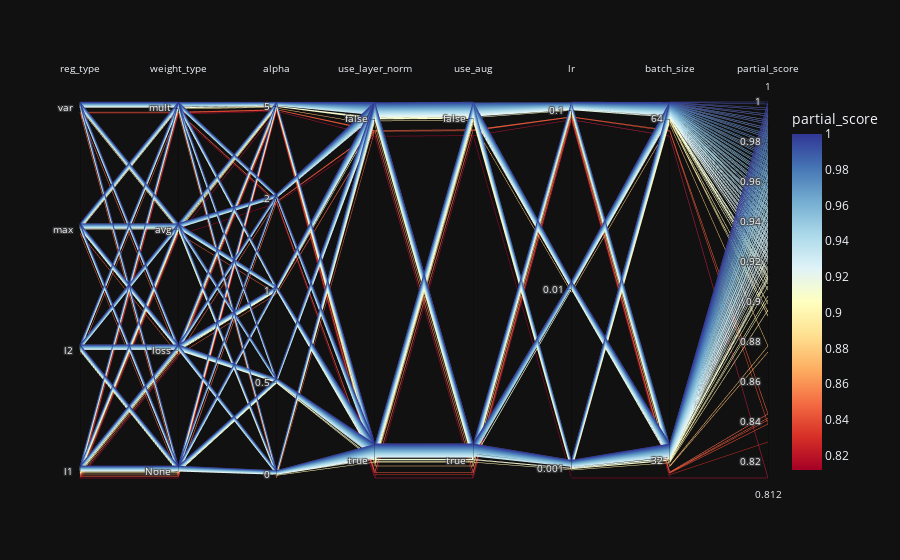

The code cell stored with this chart in its notebook:
### Code cell
import plotly.graph_objects as go
from matplotlib import cm

fig = go.Figure(
    go.Parcoords(
        line=dict(color=df[label_col], colorscale='RdYlBu', colorbar=dict(title=f"{results_to_optim}_score")),
        dimensions=[*[dict(label=col, values=df[col], tickvals=list(mappings[col].values()),
                           ticktext=list(mappings[col].keys())) for col in df.columns if col != label_col],
                    dict(label=f"{results_to_optim}_score", values=df[label_col])],
    )
)

# fig = px.parallel_coordinates(df, color=f"{results_to_optim}_score", color_continuous_scale=px.colors.diverging.Tealrose,)

fig.update_layout(
    plot_bgcolor='white',
    # paper_bgcolor = 'white'
)
fig.show()

### Figure 1 — Plotly figure (JSON) as saved in the notebook; plotly's stock layout.template omitted (floating-point values rounded to 4 significant figures; data arrays with more than 128 entries replaced by an {"elided": "..."} marker saying what was removed)
{"data": [{"dimensions": [{"label": "reg_type", "ticktext": ["l1", "l2", "max", "var"], "tickvals": [0, 1, 2, 3], "values": {"elided": "1920 float values"}}, {"label": "weight_type", "ticktext": ["None", "loss", "avg", "mult"], "tickvals": [0, 1, 2, 3], "values": {"elided": "1920 float values"}}, {"label": "alpha", "ticktext": [0.0, 0.5, 1.0, 2.0, 5.0], "tickvals": [0, 1, 2, 3, 4], "values": {"elided": "1920 float values"}}, {"label": "use_layer_norm", "ticktext": [true, false], "tickvals": [0, 1], "values": {"elided": "1920 float values"}}, {"label": "use_aug", "ticktext": [true, false], "tickvals": [0, 1], "values": {"elided": "1920 float values"}}, {"label": "lr", "ticktext": [0.001, 0.01, 0.1], "tickvals": [0, 1, 2], "values": {"elided": "1920 float values"}}, {"label": "batch_size", "ticktext": [32, 64], "tickvals": [0, 1], "values": {"elided": "1920 float values"}}, {"label": "partial_score", "values": {"elided": "1920 float values"}}], "line": {"color": {"elided": "1920 float values"}, "colorbar": {"title": {"text": "partial_score"}}, "colorscale": [[0.0, "rgb(165,0,38)"], [0.1, "rgb(215,48,39)"], [0.2, "rgb(244,109,67)"], [0.3, "rgb(253,174,97)"], [0.4, "rgb(254,224,144)"], [0.5, "rgb(255,255,191)"], [0.6, "rgb(224,243,248)"], [0.7, "rgb(171,217,233)"], [0.8, "rgb(116,173,209)"], [0.9, "rgb(69,117,180)"], [1.0, "rgb(49,54,149)"]]}, "type": "parcoords"}], "layout": {"plot_bgcolor": "white"}}
